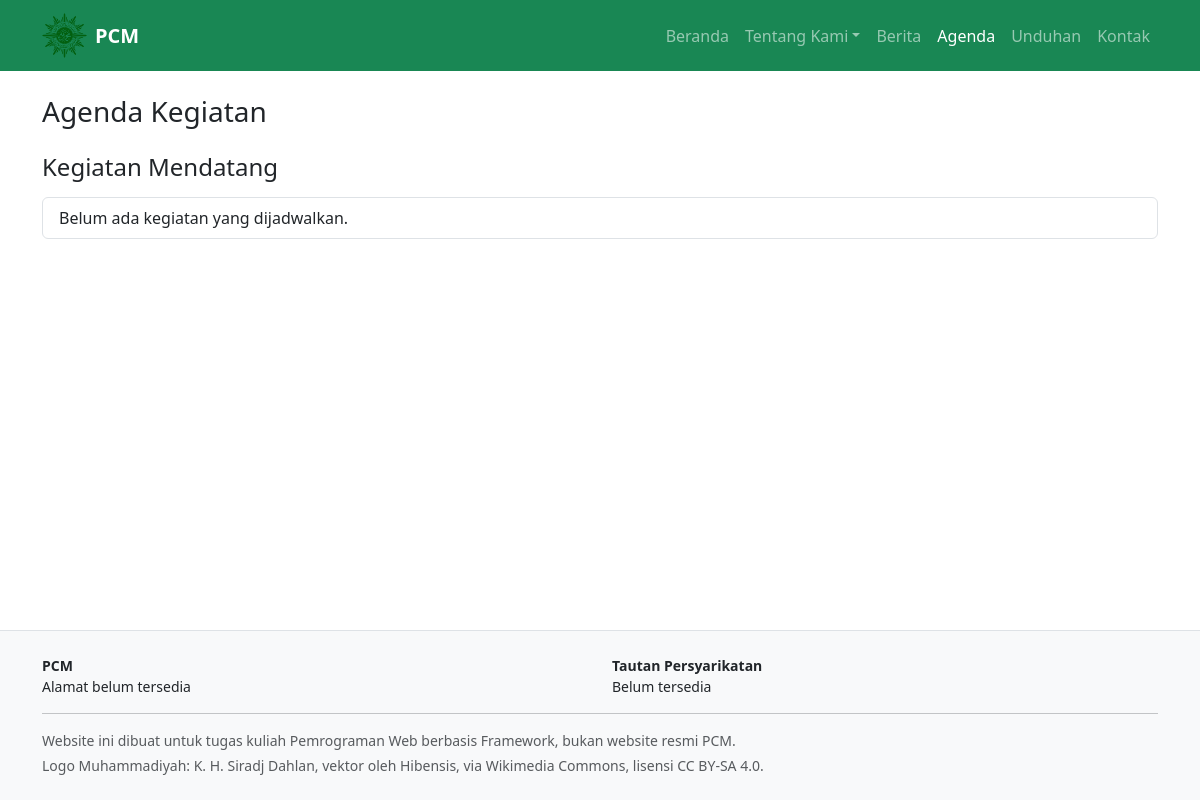
/agenda/, run on an earlier commit of the app's database.
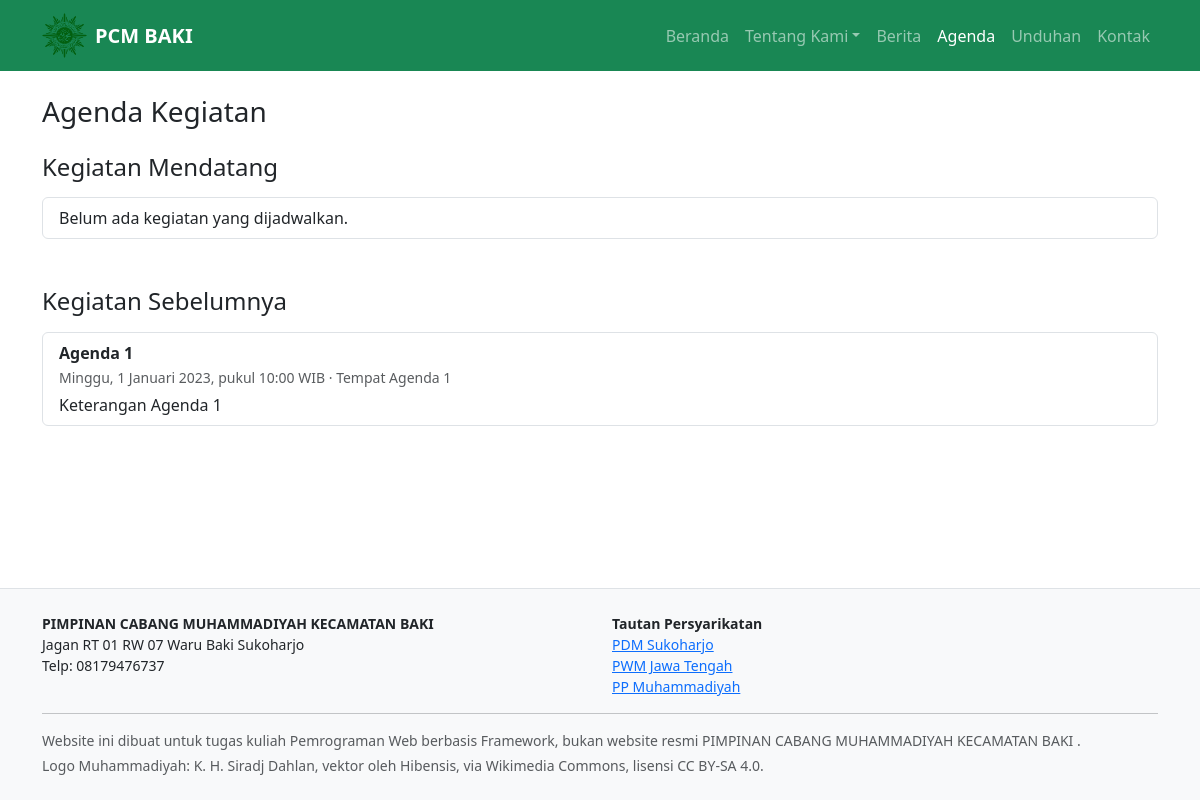
And on a later commit of the database.
### web/models.py (models this page shows, shortened)
class ProfilOrganisasi(models.Model):
    nama = models.CharField(max_length=200)
    nama_singkat = models.CharField(max_length=50)
    tagline = models.CharField(max_length=200, blank=True)
    tentang = models.TextField(blank=True)
    sejarah = models.TextField(blank=True)
    visi = models.TextField(blank=True)
    misi = models.TextField(blank=True, help_text="Tulis satu misi per baris.")
    alamat_sekretariat = models.TextField(blank=True)
    telepon = models.CharField(max_length=50, blank=True)
    email = models.EmailField(blank=True)
    jumlah_anggota_ktam = models.PositiveIntegerField(default=0, verbose_name="jumlah anggota ber-KTAM")
    gambar_hero = models.ImageField(upload_to="hero/", blank=True)
    class Meta:
        verbose_name = "profil organisasi"
        verbose_name_plural = "profil organisasi"

class Agenda(models.Model):
    nama_kegiatan = models.CharField(max_length=200)
    waktu_mulai = models.DateTimeField()
    tempat = models.CharField(max_length=200)
    keterangan = models.TextField(blank=True)
    class Meta:
        ordering = ["waktu_mulai"]
        verbose_name_plural = "agenda"

class TautanTerkait(models.Model):
    nama = models.CharField(max_length=150)
    url = models.URLField()
    urutan = models.PositiveIntegerField(default=0)
    class Meta:
        ordering = ["urutan"]
        verbose_name = "tautan terkait"
        verbose_name_plural = "tautan terkait"

### web/views.py (the view)
# urls.py: path("agenda/", views.get_agenda, name="agenda"),
def get_agenda(request):
    sekarang = timezone.now()
    agenda_mendatang = Agenda.objects.filter(waktu_mulai__gte=sekarang).order_by("waktu_mulai")
    agenda_lalu = Agenda.objects.filter(waktu_mulai__lt=sekarang).order_by("-waktu_mulai")
    konteks = {
        "agenda_mendatang": agenda_mendatang,
        "agenda_lalu": agenda_lalu,
    }
    return render(request, "web/agenda.html", konteks)

### web/context_processors.py (called while the page is built)
def situs(request):
    return {
        "profil": ProfilOrganisasi.objects.first(),
        "tautan_terkait": TautanTerkait.objects.all(),
    }

### web/templates/web/agenda.html (shortened to what this page needs)
{% extends "base.html" %}
{% block content %}
<h1 class="h3 mb-4">Agenda Kegiatan</h1>
<section class="mb-5">
  <h2 class="h4 mb-3">Kegiatan Mendatang</h2>
  <ul class="list-group">
    {% for agenda in agenda_mendatang %}
      <li class="list-group-item">
        <strong>{{ agenda.nama_kegiatan }}</strong><br>
        <span class="text-muted small">
          {{ agenda.waktu_mulai|date:"l, j F Y" }}, pukul {{ agenda.waktu_mulai|time:"H:i" }} WIB
          &middot; {{ agenda.tempat }}
        </span>
        {% if agenda.keterangan %}
          <p class="mb-0 mt-1">{{ agenda.keterangan|linebreaksbr }}</p>
        {% endif %}
      </li>
    {% empty %}
      <li class="list-group-item">Belum ada kegiatan yang dijadwalkan.</li>
    {% endfor %}
  </ul>
</section>
{% if agenda_lalu %}
<section>
  <h2 class="h4 mb-3">Kegiatan Sebelumnya</h2>
  <ul class="list-group">
    {% for agenda in agenda_lalu %}
      <li class="list-group-item">
        <strong>{{ agenda.nama_kegiatan }}</strong><br>
        <span class="text-muted small">
          {{ agenda.waktu_mulai|date:"l, j F Y" }}, pukul {{ agenda.waktu_mulai|time:"H:i" }} WIB
          &middot; {{ agenda.tempat }}
        </span>
        {% if agenda.keterangan %}
          <p class="mb-0 mt-1">{{ agenda.keterangan|linebreaksbr }}</p>
        {% endif %}
      </li>
    {% endfor %}
  </ul>
</section>
{% endif %}
{% endblock %}

### templates/partials/_header.html (shortened to what this page needs)
{% load static %}
{% with nama=request.resolver_match.url_name %}
<nav class="navbar navbar-expand-lg navbar-dark bg-success">
  <div class="container">
    <a class="navbar-brand d-flex align-items-center gap-2"
       href="{% url 'web:beranda' %}">
      <img
        src="{% static 'img/logo-muhammadiyah.webp' %}"
        alt="Logo Muhammadiyah"
        width="45"
        height="45"
        class="object-fit-contain"
      >
      <span>
        <strong>{{ profil.nama_singkat|default:"PCM" }}</strong>
      </span>
    </a>
    <div class="collapse navbar-collapse" id="menu">
      <ul class="navbar-nav ms-auto">
        <li class="nav-item"><a class="nav-link {% if nama == 'beranda' %}active{% endif %}" href="{% url 'web:beranda' %}">Beranda</a></li>
        <li class="nav-item dropdown">
          <button type="button" class="nav-link dropdown-toggle " data-bs-toggle="dropdown" aria-expanded="false">Tentang Kami</button>
        </li>
        <li class="nav-item"><a class="nav-link {% if nama == 'berita' or nama == 'berita_detail' %}active{% endif %}" href="{% url 'web:berita' %}">Berita</a></li>
        <li class="nav-item"><a class="nav-link {% if nama == 'agenda' %}active{% endif %}" href="{% url 'web:agenda' %}">Agenda</a></li>
        <li class="nav-item"><a class="nav-link {% if nama == 'unduhan' %}active{% endif %}" href="{% url 'web:unduhan' %}">Unduhan</a></li>
        <li class="nav-item"><a class="nav-link {% if nama == 'kontak' %}active{% endif %}" href="{% url 'web:kontak' %}">Kontak</a></li>
      </ul>
    </div>
  </div>
</nav>
{% endwith %}

### templates/partials/_footer.html (shortened to what this page needs)
<footer class="bg-light border-top py-4 mt-auto">
  <div class="container small">
    <div class="row gy-3">
      <div class="col-md-6">
        <strong>{{ profil.nama|default:"PCM" }}</strong>
        <br />
        {{ profil.alamat_sekretariat|default:"Alamat belum tersedia" }}
        {% if profil.telepon %}
          <br />
          Telp: {{ profil.telepon }}
        {% endif %}
      </div>
      <div class="col-md-6">
        <strong>Tautan Persyarikatan</strong>
        <ul class="list-unstyled mb-0">
          {% for tautan in tautan_terkait %}
            <li>
              <a
                href="{{ tautan.url }}"
                target="_blank"
                rel="noopener noreferrer"
              >
                {{ tautan.nama }}
              </a>
            </li>
          {% empty %}
            <li>Belum tersedia</li>
          {% endfor %}
        </ul>
      </div>
    </div>
    <hr />
    <p class="mb-1 text-muted">
      Website ini dibuat untuk tugas kuliah Pemrograman Web berbasis Framework,
      bukan website resmi {{ profil.nama|default:"PCM" }}.
    </p>
    <p class="mb-0 text-muted">
      Logo Muhammadiyah: K. H. Siradj Dahlan, vektor oleh Hibensis,
      via Wikimedia Commons, lisensi CC BY-SA 4.0.
    </p>
  </div>
</footer>

What changed in the data, as far as the page shows it:
added ProfilOrganisasi: nama_singkat "PCM BAKI", nama "PIMPINAN CABANG MUHAMMADIYAH KECAMATAN BAKI", alamat_sekretariat "Jagan RT 01 RW 07 Waru Baki Sukoharjo", telepon "08179476737"
added Agenda: nama_kegiatan "Agenda 1", waktu_mulai "Minggu, 1 Januari 2023", waktu_mulai "10:00", tempat "Tempat Agenda 1", keterangan "Keterangan Agenda 1"
added TautanTerkait: nama "PDM Sukoharjo"
added TautanTerkait: nama "PWM Jawa Tengah"
added TautanTerkait: nama "PP Muhammadiyah"
Also different on the page:
{{ profil.nama_singkat|default:"PCM" }}: "PCM" → (not shown)
{{ profil.nama|default:"PCM" }}: "PCM" → (not shown)
{{ profil.alamat_sekretariat|default:"Alamat belum tersedia" }}: "Alamat belum tersedia" → (not shown)
text no longer shown: "Belum tersedia"
text now shown: "Kegiatan Sebelumnya Telp:"
